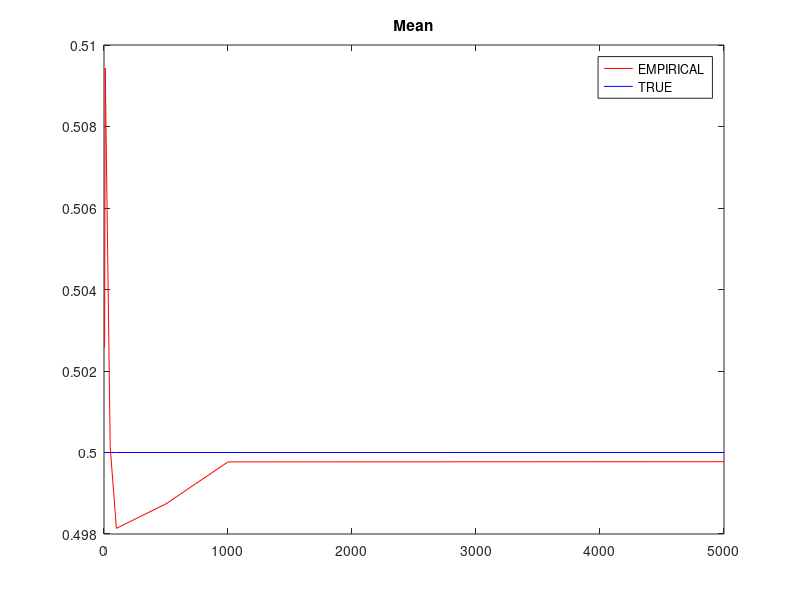
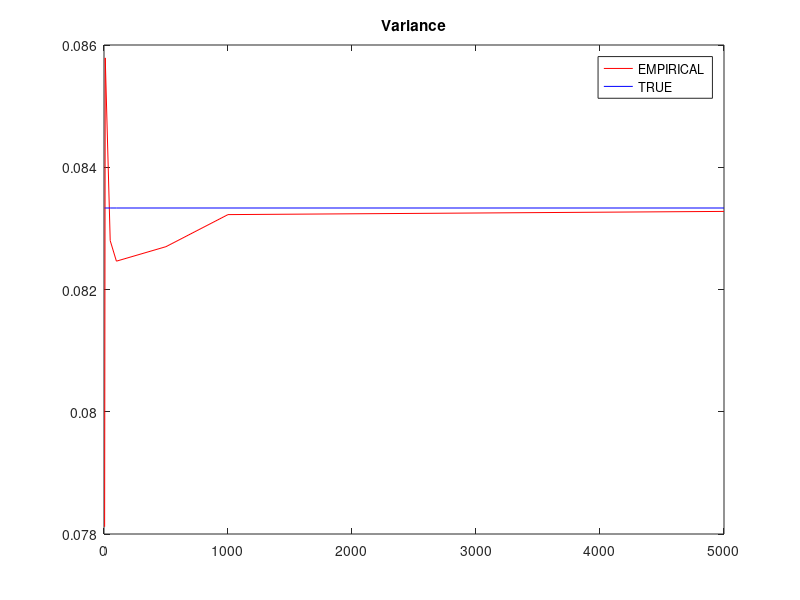
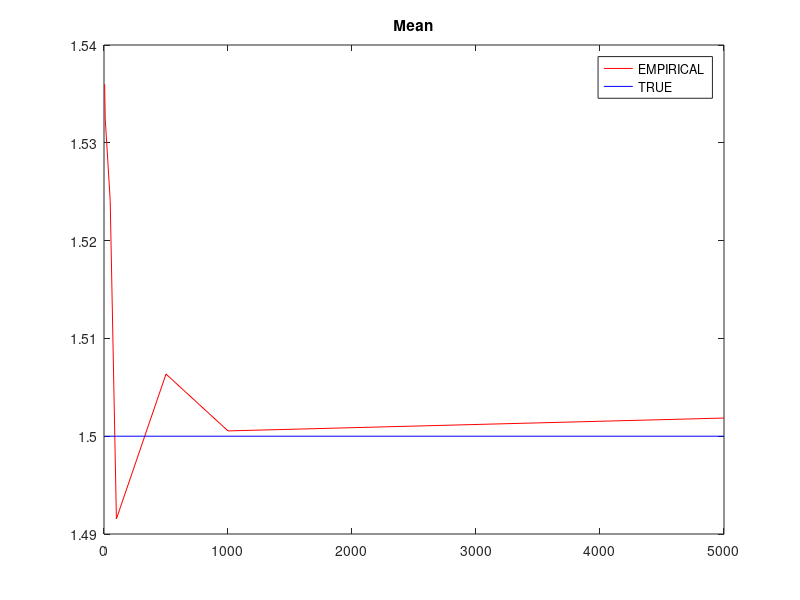
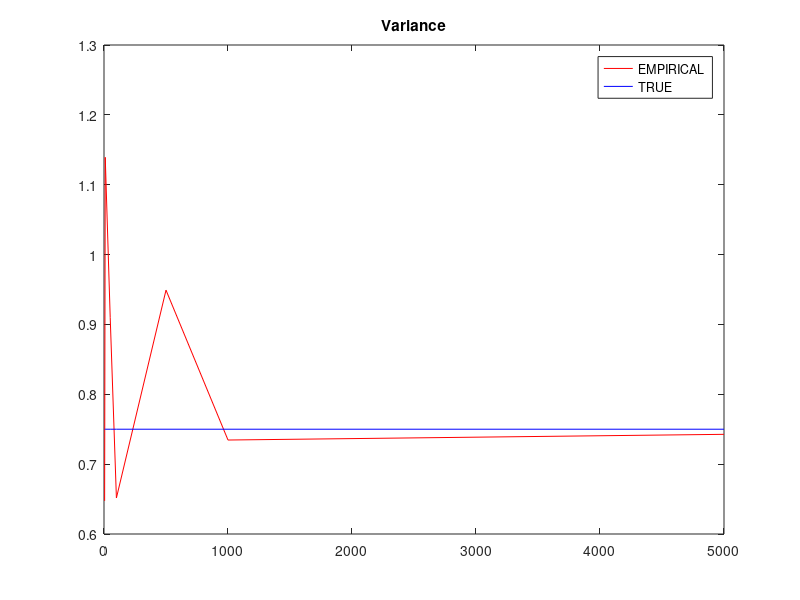

Write the MATLAB code that produced these figures, in order.
distnames = {'Uniform', 'GeneralizedPareto'};
%X ~ U(0, 1);
alpha1 = 0;
beta1 = 1;
% Compute TRUE values;
uds = makedist(distnames{1},'lower',alpha1,'upper',beta1);
mean1 = uds.mean;
variance1 = uds.var;
% Compute empirical values;
rep = 100; % Repeat 100 times;
sizes = [5,10,50,100,500,1000,5000]; % For different sampling sizes;
nS = length(sizes);
mean2 = zeros(nS,1);
variance2 = zeros(nS,1);
for sizeIndex = 1:nS
    aSize = sizes(sizeIndex);
    aMean = 0;
    aVariance = 0;
    for aRep = 1:rep
        ys = random(uds,[aSize,1]);
        aMean = aMean + mean(ys);
        aVariance = aVariance + var(ys);
    end
    aMean = aMean/rep;         
    aVariance = aVariance/rep;
    mean2(sizeIndex) = aMean;
    variance2(sizeIndex) = aVariance;
end
fig1a = figure;
xlim([min(sizes) max(sizes)]);
plot(sizes,mean2, '-r');
hold on;
plot(sizes,repmat(mean1,1,nS),'-b');
legend('EMPIRICAL','TRUE');
title('Mean');
saveas(fig1a,'U1.eps','epsc');

fig1b = figure;
xlim([min(sizes) max(sizes)]);
plot(sizes,variance2,'-r');
hold on;
plot(sizes,repmat(variance1,1,nS),'-b');
legend('EMPIRICAL','TRUE');
title('Variance');
saveas(fig1b,'U2.eps','epsc');


%X ~ Par(3);
alpha1 = 3;
k1 = 1/alpha1;
sigma1 = 1/alpha1;    
theta1 = 1;
% Compute TRUE values;
uds = makedist(distnames{2},'k',k1, 'sigma',sigma1,'theta',theta1);
mean1 = uds.mean;
variance1 = uds.var;
% Compute empirical values;
rep = 100;
sizes = [5,10,50,100,500,1000,5000];
nS = length(sizes);
mean2 = zeros(nS,1);
variance2 = zeros(nS,1);
for sizeIndex = 1:nS
    aSize = sizes(sizeIndex);
    aMean = 0;
    aVariance = 0;
    for aRep = 1:rep
        ys = random(uds,[aSize,1]);
        aMean = aMean + mean(ys);
        aVariance = aVariance + var(ys);
    end
    aMean = aMean/rep;         
    aVariance = aVariance/rep;
    mean2(sizeIndex) = aMean;
    variance2(sizeIndex) = aVariance;
end
fig1a = figure;
xlim([min(sizes) max(sizes)]);
plot(sizes,mean2, '-r');
hold on;
plot(sizes,repmat(mean1,1,nS),'-b');
legend('EMPIRICAL','TRUE');
title('Mean');
saveas(fig1a,'P1.eps','epsc');

fig1b = figure;
xlim([min(sizes) max(sizes)]);
plot(sizes,variance2,'-r');
hold on;
plot(sizes,repmat(variance1,1,nS),'-b');
legend('EMPIRICAL','TRUE');
title('Variance');
saveas(fig1b,'P2.eps','epsc');
